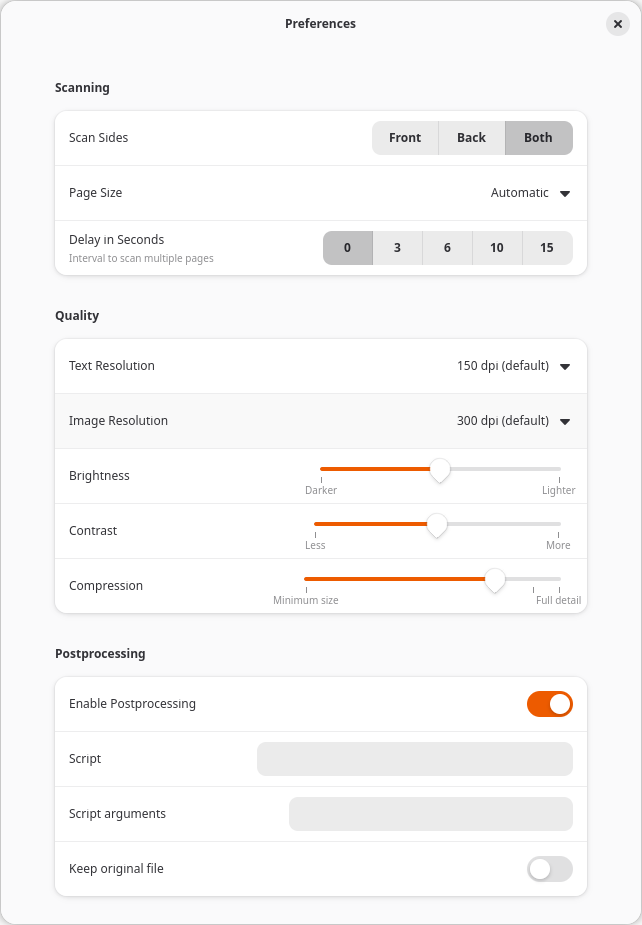
#> input picture src/scan_postprocess/images/simple-scan-preferences.png, 642 x 925 px
$ python -i border.py   (imports and definitions only)
#> lines starting #> are read from the running program, lines starting #| are printed output that depends on the picture; after the words box and inside, x2 and y2 are one past the last pixel; in counts of white or black regions, pixels touching at a corner belong together
#> further down, picture is the input picture: PIL image 642x925 RGBA; mean R, G, B, A 247.3, 246.8, 246.9, 253.9
"""Remove the scanner border around a scanned page.

The border is everything outside the paper: the scanner lid (neutral gray)
and dark lines along the image edges. It is painted with the background
color of the page (white paper: near white, book cover: the cover color), the
image size does not change.

The paper is a rectangle, so the border is too: first a pixel mask of the
border is computed, then the page rectangle is fitted to it (see
_page_rectangle). Everything outside the rectangle is border. This removes
nibbled edges, where the paper edge or dark print near the edge was
classified as lid.
"""

from __future__ import annotations

import dataclasses
import pathlib

import numpy as np
from PIL import Image

_WORKING_WIDTH = 620
"""The mask is computed on a downscaled image (speed)."""

_EDGE_BAND = 0.03
"""Width of the band along the image edge where the lid color is sampled."""

_DARK_LINE_BAND = 0.01
"""Dark pixels within this band (fraction of width) along the edge are border."""

_DARK_THRESHOLD = 90
_NEUTRAL_CHROMA = 25
"""max(R,G,B) - min(R,G,B) below this: neutral gray."""

_LID_TOLERANCE = 30
"""Pixels within this distance to the lid gray belong to the lid."""

_PAGE_LID_MIN_DISTANCE = 40
"""The lid is only detected if the page color differs at least this much."""

_GROW_PIXELS = 1
"""Shrink the page rectangle (working resolution) to also remove the shadow at
the paper edge."""

_PAGE_LINE_MAX_BORDER = 0.5
"""A row/column belongs to the page if less than this fraction is border."""


@dataclasses.dataclass(frozen=True)
class BorderResult:
    image: Image.Image
    mask: Image.Image
    """'L' image, full size: 255 where the border was removed."""
    background_color: tuple[int, int, int]
    """Background color of the page: the border is painted with it."""

    @property
    def border_fraction(self) -> float:
        return float(np.count_nonzero(np.asarray(self.mask))) / (
            self.mask.width * self.mask.height
        )


def _reconstruct(seed: np.ndarray, allowed: np.ndarray) -> np.ndarray:
    """Grow 'seed' within 'allowed' (4-connectivity) until it stops changing."""
    region = seed & allowed
    while True:
        grown = region.copy()
        grown[1:, :] |= region[:-1, :]
        grown[:-1, :] |= region[1:, :]
        grown[:, 1:] |= region[:, :-1]
        grown[:, :-1] |= region[:, 1:]
        grown &= allowed
        if np.array_equal(grown, region):
            return region
        region = grown


def _dominant_color(rgb: np.ndarray) -> np.ndarray:
    """Return the most frequent color (quantized to 16 levels per channel)."""
    quantized = (rgb // 16).reshape(-1, 3)
    keys = quantized[:, 0] * 256 + quantized[:, 1] * 16 + quantized[:, 2]
    key = int(np.argmax(np.bincount(keys)))
    return np.array([key // 256, (key // 16) % 16, key % 16]) * 16 + 8


def _page_range(border_fraction: np.ndarray) -> tuple[int, int]:
    """Return (first, last + 1) of the outermost lines belonging to the page."""
    page = np.flatnonzero(border_fraction < _PAGE_LINE_MAX_BORDER)
    if page.size == 0:
        return 0, len(border_fraction)
    return int(page[0]), int(page[-1]) + 1


def _page_rectangle(border: np.ndarray) -> tuple[int, int, int, int]:
    """Fit the page rectangle (top, bottom, left, right) to the border mask.

    The border fraction per row is measured within the page columns and vice
    versa: a lid along the bottom must not make every column look like
    border. Two iterations are enough for the rectangle to settle.
    """
    h, w = border.shape
    top, bottom, left, right = 0, h, 0, w
    for _ in range(2):
        top, bottom = _page_range(border[:, left:right].mean(axis=1))
        left, right = _page_range(border[top:bottom, :].mean(axis=0))
    return top, bottom, left, right


def _background_color(pixels: np.ndarray) -> tuple[int, int, int]:
    """Return the background color of the page pixels (N x 3).

    The most frequent color (quantized to 16 levels per channel) finds the
    background; the median of its pixels gives the exact color.
    """
    quantized = pixels // 16
    keys = quantized[:, 0] * 256 + quantized[:, 1] * 16 + quantized[:, 2]
    dominant = keys == int(np.argmax(np.bincount(keys)))
    r, g, b = np.median(pixels[dominant], axis=0).round().astype(int)
    return int(r), int(g), int(b)


def border_mask(image: Image.Image) -> tuple[Image.Image, tuple[int, int, int]]:
    """Return a full size 'L' mask (255 for border pixels) and the background
    color of the page."""
    scale = _WORKING_WIDTH / image.width
#> scale = 0.966
    small = image.convert("RGB").resize(
        (_WORKING_WIDTH, round(image.height * scale)),
        resample=Image.Resampling.BOX,
    )
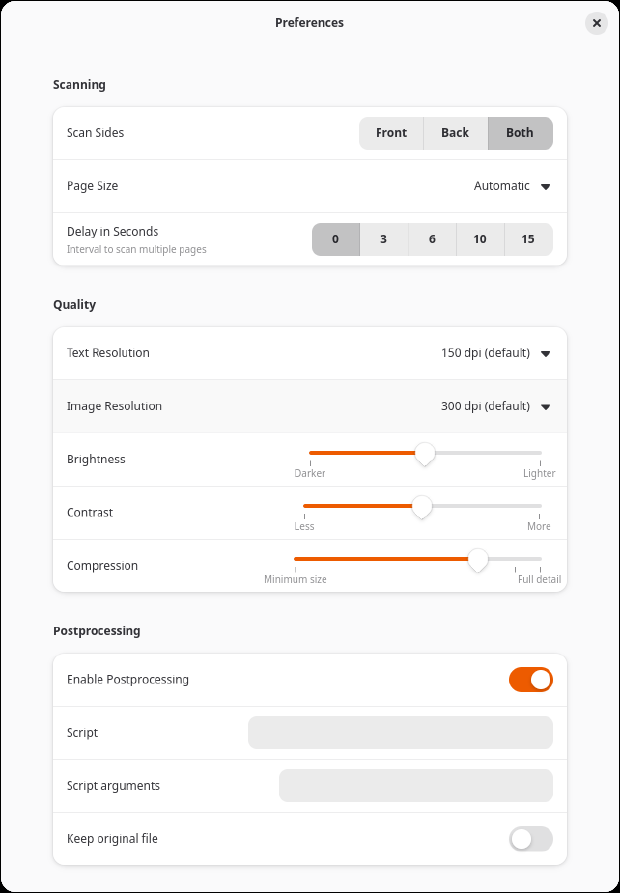
#> small: PIL image 620x893 RGB; mean R, G, B 247.3, 246.7, 246.8
    rgb = np.asarray(small, dtype=np.int16)
    h, w, _ = rgb.shape
#> h = 893; w = 620
    gray = rgb.mean(axis=2)
    chroma = rgb.max(axis=2) - rgb.min(axis=2)
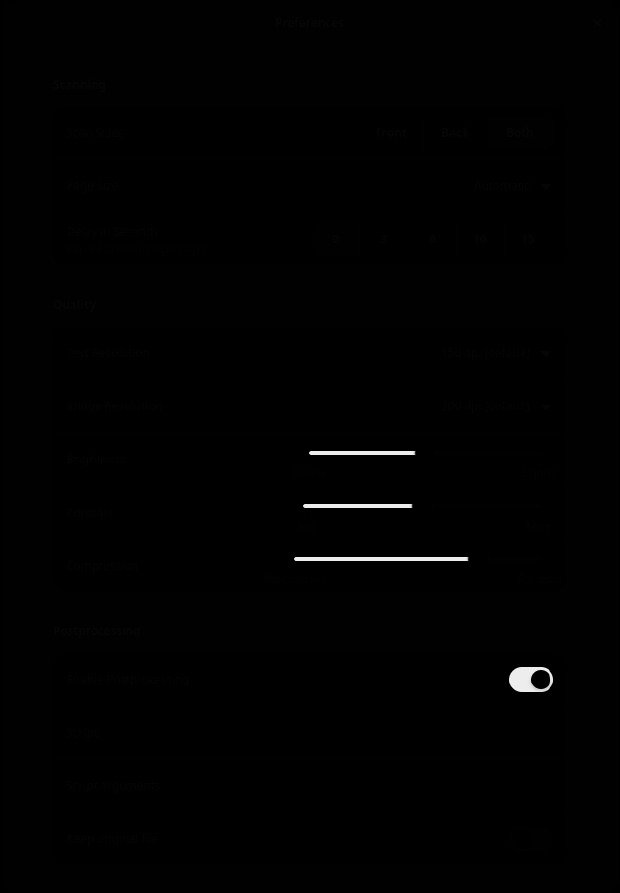
#> chroma: shape (893, 620) int16; min 0, max 237, mean 1.4

    edge = np.zeros((h, w), dtype=bool)
    edge[0, :] = edge[-1, :] = edge[:, 0] = edge[:, -1] = True

    # Dark lines along the edges (shadow of the paper edge, lid frame).
    band = max(1, round(_DARK_LINE_BAND * w))
#> band = 6
    near_edge = np.zeros((h, w), dtype=bool)
    near_edge[:band, :] = near_edge[-band:, :] = True
    near_edge[:, :band] = near_edge[:, -band:] = True
    dark = (gray < _DARK_THRESHOLD) & near_edge
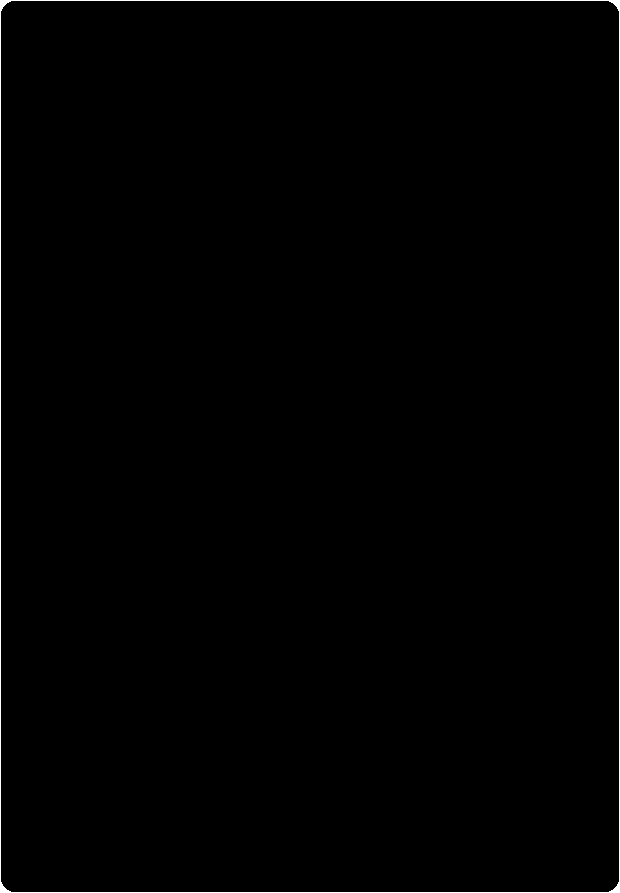
#> dark: shape (893, 620) bool; 0.58% white in thin lines or dots
    border = _reconstruct(edge, dark)
#> in _reconstruct, `region = seed & allowed`: region: shape (893, 620) bool; 0.55% white in thin lines or dots

    # Scanner lid: neutral gray, connected to the edge.
    lid_band = max(2, round(_EDGE_BAND * w))
#> lid_band = 19
    outer = np.zeros((h, w), dtype=bool)
    outer[:lid_band, :] = outer[-lid_band:, :] = True
    outer[:, :lid_band] = outer[:, -lid_band:] = True
    neutral = chroma < _NEUTRAL_CHROMA
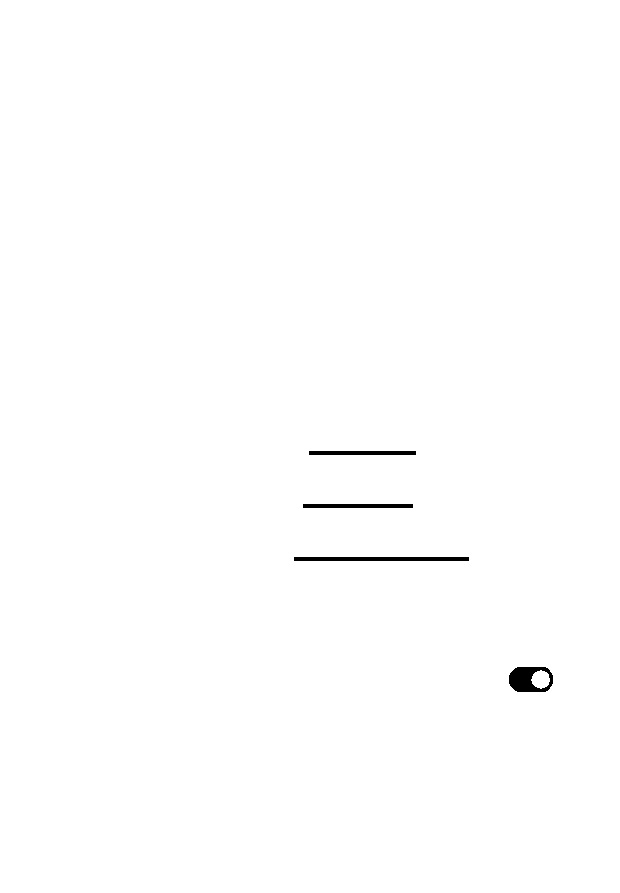
#> neutral: shape (893, 620) bool; 99.6% white; 4 black regions, box (x1, y1, x2, y2) and area: (509, 667, 553, 692) 726, (294, 557, 469, 561) 700, (303, 504, 413, 508) 440, (309, 451, 416, 455) 428
    candidates = outer & neutral & ~dark
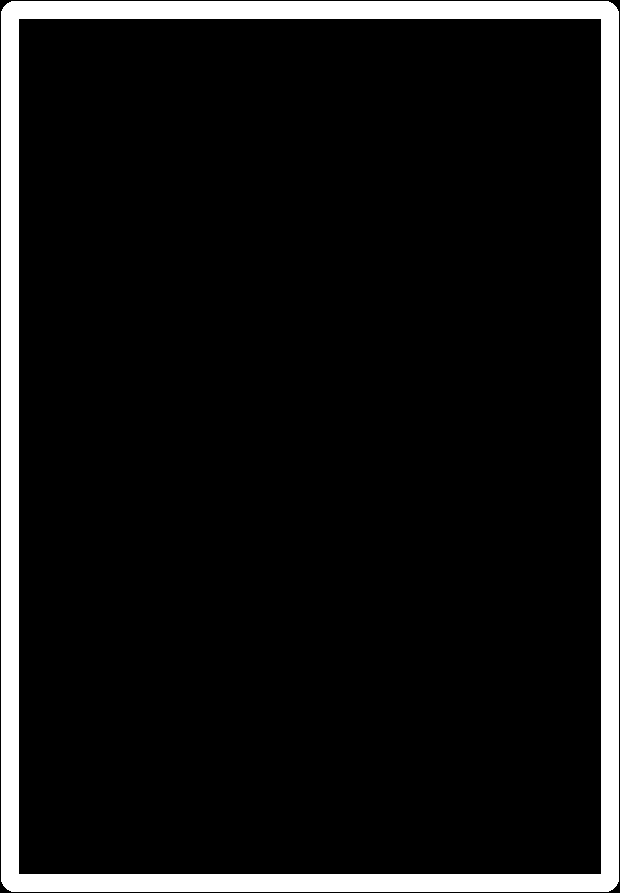
#> candidates: shape (893, 620) bool; 9.5% white; 1 white region, box (x1, y1, x2, y2) and area: (1, 1, 619, 892) 52860
    if np.any(candidates):
        lid_rgb = np.median(rgb[candidates], axis=0)
#> lid_rgb = [250, 250, 251]
        # The lid is only distinguishable if the paper has another color.
        # White paper on a white lid: nothing to remove.
        page_rgb = _dominant_color(rgb)
#> in _dominant_color, `key = int(np.argmax(np.bincount(keys)))`: key = 4095
#> page_rgb = [248, 248, 248]
        if np.abs(page_rgb - lid_rgb).max() >= _PAGE_LID_MIN_DISTANCE:
            # The lid is not evenly lit: use the range of the sampled grays.
            low, high = np.percentile(gray[candidates], [2, 98])
            lid = (
                neutral & (gray > low - _LID_TOLERANCE) & (gray < high + _LID_TOLERANCE)
            )
            border |= _reconstruct(edge | border, lid | border)

    if np.any(border):
        top, bottom, left, right = _page_rectangle(border)
#> the loop in _page_rectangle, `for _ in range(2):` made 2 passes
#> (top, bottom, left, right) on passes 1 to 2: (1, 892, 1, 619), (1, 892, 1, 619)
#> top = 1; bottom = 892; left = 1; right = 619
        # Shrink only the sides with a border: the shadow at the paper edge.
        g = _GROW_PIXELS
        top += g if top > 0 else 0
#> top = 2
        left += g if left > 0 else 0
#> left = 2
        bottom -= g if bottom < h else 0
#> bottom = 891
        right -= g if right < w else 0
#> right = 618
        border = np.ones((h, w), dtype=bool)
        border[top:bottom, left:right] = False
    page = rgb[~border] if not np.all(border) else rgb.reshape(-1, 3)
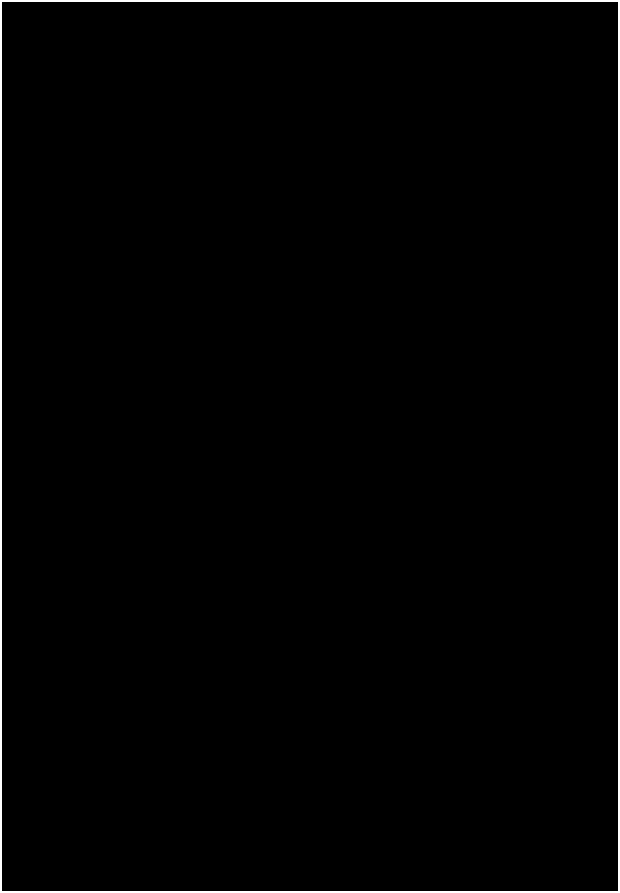
#> border: shape (893, 620) bool; 1.1% white; 1 white region, box (x1, y1, x2, y2) and area: (0, 0, 620, 893) 6036
    background_color = _background_color(page)
#> in _background_color, `r, g, b = np.median(pixels[dominant], axis=0).round().astype(int)`: r = 255
#> background_color = (255, 255, 255)
    mask_small = Image.fromarray((border * 255).astype(np.uint8), mode="L")
    mask = mask_small.resize(image.size, resample=Image.Resampling.NEAREST)
#> mask: PIL image 642x925 L; 1.1% white; 1 white region, box (x1, y1, x2, y2) and area: (0, 0, 642, 925) 6252
    return mask, background_color


def step2a_remove_border(image: Image.Image) -> BorderResult:
    """Paint the border with the background color. Same size as 'image'."""
    mask, background_color = border_mask(image)
#> background_color = (255, 255, 255)
    result = image.convert("RGB")
    result.paste(background_color, mask=mask)
    assert result.size == image.size
    return BorderResult(image=result, mask=mask, background_color=background_color)


def remove_border_file(filename: pathlib.Path) -> BorderResult:
    with Image.open(filename) as image:
        return step2a_remove_border(image)

>>> from PIL import Image
>>> picture = Image.open('images/simple-scan-preferences.png')
>>> result = step2a_remove_border(picture)
